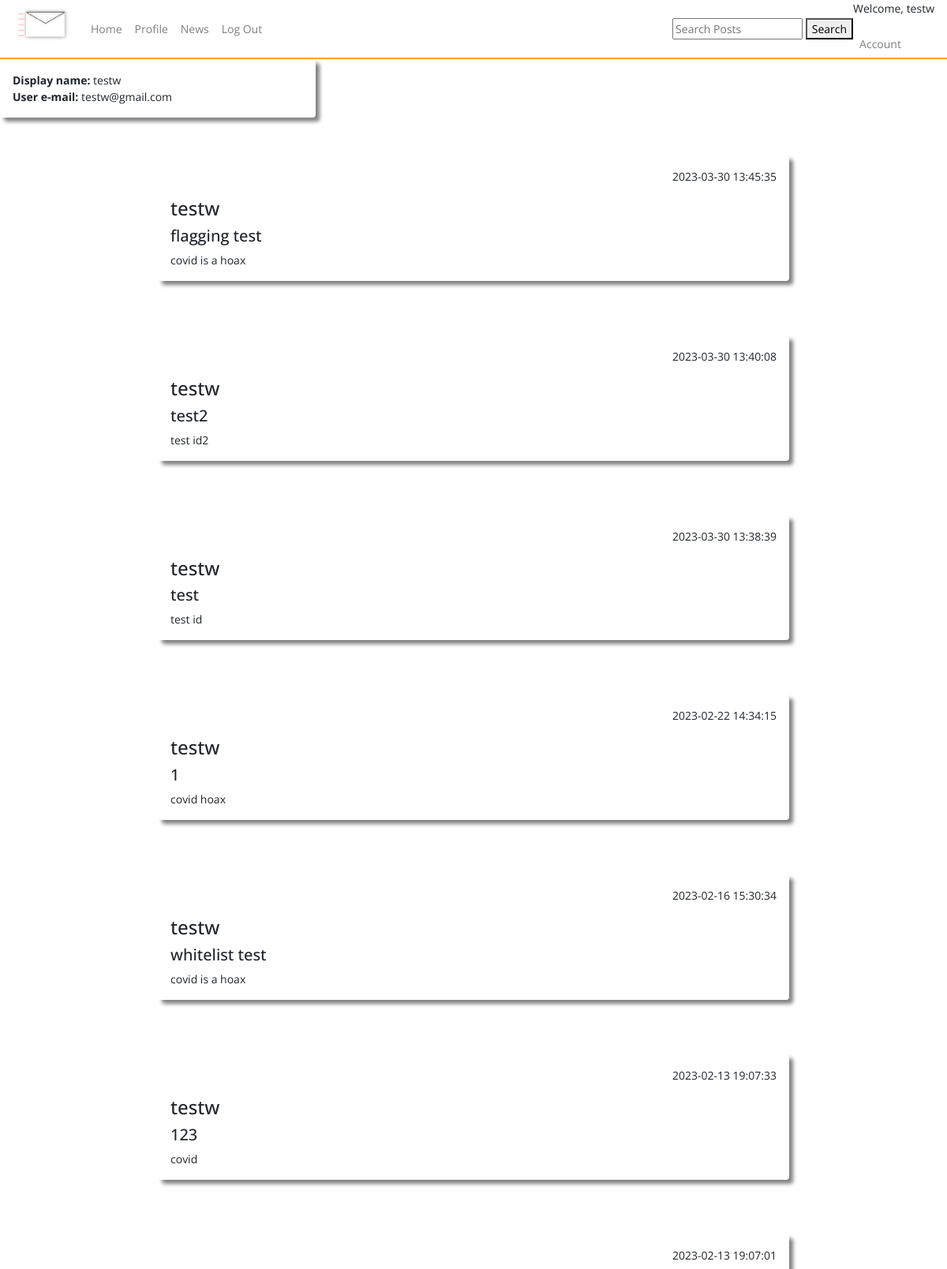
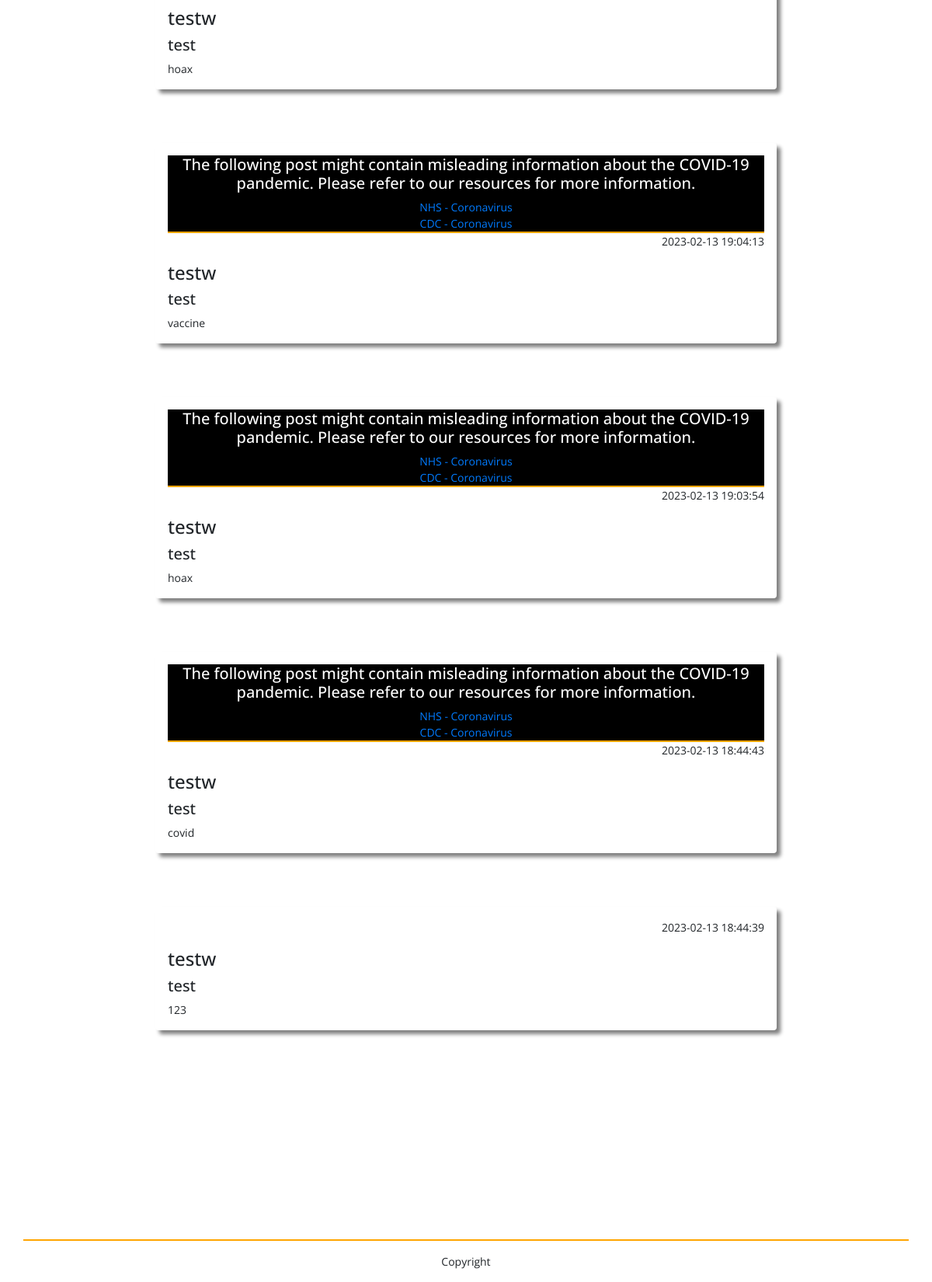
Screenshot of /profile (signed in) with the database file from the repository (2 pictures, top to bottom).
### tables this page shows
CREATE TABLE users (
    ID INTEGER PRIMARY KEY AUTOINCREMENT,
    username TEXT NOT NULL,
    password TEXT NOT NULL,
    email TEXT NOT NULL UNIQUE
, user_type VARCHAR, whitelisted text, blacklisted text);

CREATE TABLE posts (
    ID INTEGER PRIMARY KEY AUTOINCREMENT,
    title TEXT NOT NULL,
    content TEXT NOT NULL,
    by_user TEXT NOT NULL,
    created_at timestamp default current_timestamp
, userID integer, flag_covid text, blacklisted text, flag_vaccine text, flag_tests text, flag_cures text, reported int);

### app.py (the view)
@app.route("/profile")
def profile():
    if not session.get('username'):
        return redirect(url_for('home'))
    user=query_db('SELECT * FROM users WHERE username = ?', [session['username']], True)
    user_posts=query_db('SELECT * FROM posts WHERE by_user = ? ORDER BY created_at DESC', [session['username']])
    return render_template('profile.html', user = user, user_posts = user_posts)

### app.py (called while the page is built)
def query_db(query, args=(), one=False):
    con = g._database = sqlite3.connect(DATABASE)
    con.row_factory = sqlite3.Row
    cur = con.execute(query, args)
    rv = cur.fetchall()
    cur.close()
    return (rv[0] if rv else None) if one else rv

### templates/profile.html (shortened to what this page needs)
{% include "layout.html" %}
{% include "nav.html" %}
<div class="container-fluid">
    <div class="row h-500">
        <div class="col-4 shadow p-3 mb-5 rounded">
            <b>Display name:</b> {{ user.username }}<br>
            <b>User e-mail:</b> {{ user.email }}
        </div>
    </div>
    {% for user_post in user_posts %}
    <div class="shadow mx-auto posts p-3 mb-5 rounded">
    {% if user_post.flag_covid == "yes" %}
    <div class="flagged_post">
      <h5>The following post might contain misleading information about the COVID-19 pandemic. Please refer to our resources for more information.</h5>
      <a href="https://www.nhs.uk/conditions/coronavirus-covid-19/">NHS - Coronavirus </a><br>
      <a href="https://www.cdc.gov/coronavirus/2019-ncov/index.html">CDC - Coronavirus</a>
    </div>
    {% endif %}
    <p align="right">{{  user_post.created_at  }}</p>
    <h4>{{ user_post.by_user }}</h4>
    <h5>{{ user_post.title }}</h5>
    {{ user_post.content }}<br/>
    </div>
    <br/>
    {% endfor %}
</div>
{% include "footer.html" %}

### static/css/style.css (style rules this page uses)
.shadow { box-shadow: 5px 5px 5px grey; }
.posts { width: 800px; }
.flagged_post { text-align: center; background-color: black; color: white; border-bottom: 2px solid orange; height: auto; width: auto; }

### rows the page displays
users: username "testw", email "testw@gmail.com"
posts: created_at "2023-03-30 13:45:35", by_user "testw", title "flagging test", content "covid is a hoax"
posts: created_at "2023-03-30 13:40:08", by_user "testw", title "test2", content "test id2"
posts: created_at "2023-03-30 13:38:39", by_user "testw", title "test", content "test id"
posts: created_at "2023-02-22 14:34:15", by_user "testw", title "1", content "covid hoax"
posts: created_at "2023-02-16 15:30:34", by_user "testw", title "whitelist test", content "covid is a hoax"
posts: created_at "2023-02-13 19:07:33", by_user "testw", title "123", content "covid"
posts: created_at "2023-02-13 19:07:01", by_user "testw", title "test", content "hoax"
posts: flag_covid "NHS - Coronavirus", created_at "2023-02-13 19:04:13", by_user "testw", title "test", content "vaccine"
posts: flag_covid "NHS - Coronavirus", created_at "2023-02-13 19:03:54", by_user "testw", title "test", content "hoax"
posts: flag_covid "NHS - Coronavirus", created_at "2023-02-13 18:44:43", by_user "testw", title "test", content "covid"
posts: created_at "2023-02-13 18:44:39", by_user "testw", title "test", content "123"

### other values shown
{{ session.username }} "testw"
